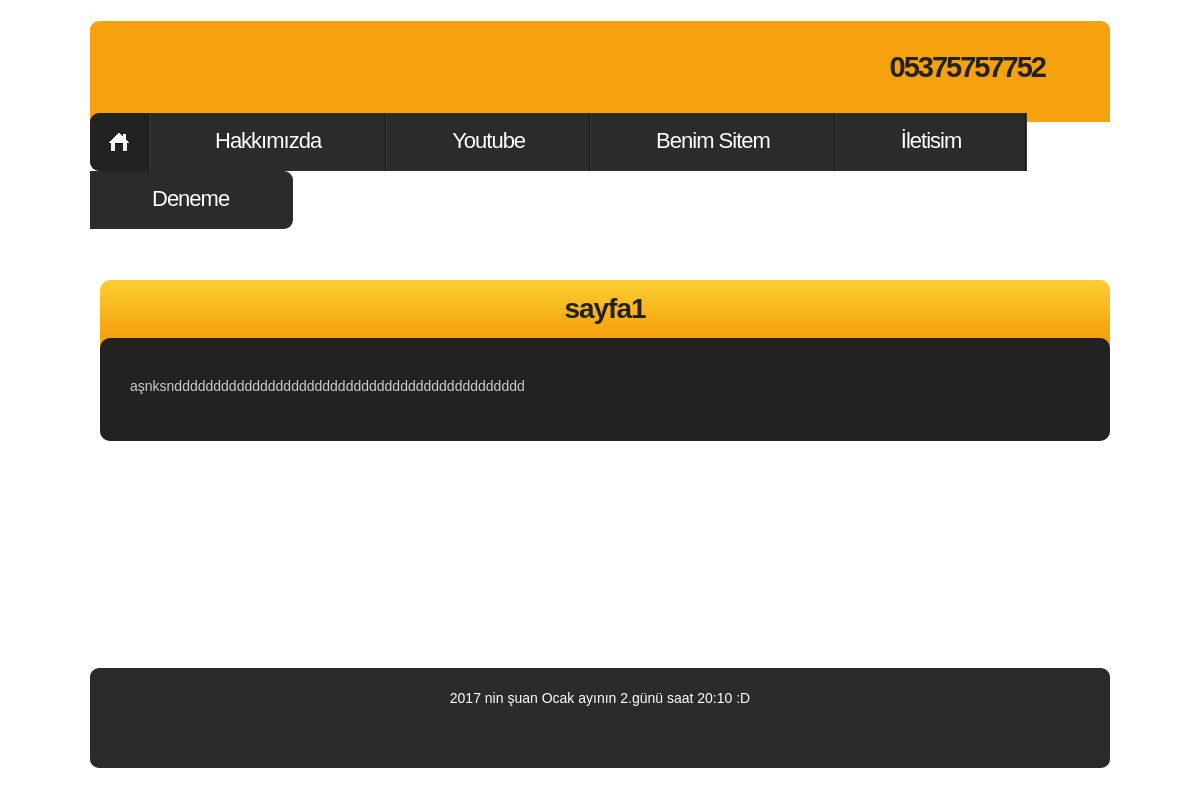
Page /sayfadetay.php?sayfa_id=1 on the committed database.
### tables this page shows
CREATE TABLE `ayarlar` (
  `ayar_id` int(11) NOT NULL,
  `ayar_logo` varchar(250) NOT NULL,
  `ayar_telefon` varchar(50) NOT NULL,
  `ayar_title` varchar(100) NOT NULL,
  `ayar_description` varchar(500) NOT NULL,
  `ayar_keywords` varchar(500) NOT NULL,
  `ayar_facebook` varchar(150) NOT NULL,
  `ayar_twitter` varchar(150) NOT NULL,
  `ayar_footer` varchar(500) NOT NULL,
  `ayar_adres` varchar(150) NOT NULL,
  `ayar_mail` varchar(150) NOT NULL,
  `ayar_fax` varchar(50) NOT NULL
);

CREATE TABLE `menuler` (
  `menu_id` int(11) NOT NULL,
  `menu_ad` varchar(50) NOT NULL,
  `menu_link` varchar(500) NOT NULL,
  `menu_yedek` varchar(50) NOT NULL
);

CREATE TABLE `sayfalar` (
  `sayfa_id` int(11) NOT NULL,
  `sayfa_tarih` datetime NOT NULL,
  `sayfa_ad` varchar(100) NOT NULL,
  `sayfa_icerik` text NOT NULL,
  `sayfa_sira` varchar(50) NOT NULL,
  `sayfa_anasayfa` varchar(50) NOT NULL DEFAULT '0'
);

### sayfadetay.php (the view, shortened to what this page needs)
<?php include 'header.php';
$sayfa_id=$_GET['sayfa_id'];
$sayfasor=mysql_query("select * from sayfalar where sayfa_id='$sayfa_id'");
$sayfacek=mysql_fetch_assoc($sayfasor);
 ?>
<aside>
<div class="wrapper">
    <div style="padding-top: 10px; padding-left: 10px" class="column-6">
          <div class="box">
            <div class="aligncenter">
              <h4><?php echo $sayfacek['sayfa_ad']; ?></h4>
            </div>
            <div class="box-bg maxheight">
              <div class="padding">
                <p><?php echo $sayfacek['sayfa_icerik']; ?></p>
              </div>
            </div>
          </div>
        </div>
</div></aside>
      <section id="content">
      <div class="block"></div>
    </section>
  </div>
</div>
<?php include 'footer.php';  ?>

### header.php (shortened to what this page needs)
<?php
      $ayarsor=mysql_query("select * from ayarlar");
      $ayarcek=mysql_fetch_assoc($ayarsor);
 ?>
<!DOCTYPE html>
<html lang="en">
<head>
<link rel="stylesheet" href="css/reset.css" type="text/css" media="screen">
<link rel="stylesheet" href="css/style.css" type="text/css" media="screen">
<link rel="stylesheet" href="css/layout.css" type="text/css" media="screen">
</head>
<body id="page1">
<div class="extra">
  <div class="main">
    <header>
      <div class="indent">
        <div class="row-top">
          <div class="wrapper">
            <h1><a href="index.html">Handyman</a></h1>
            <strong class="support"><?php echo $ayarcek['ayar_telefon']; ?></strong> </div>
        </div>
        <nav>
          <ul class="menu">
          <li><a class="active" href="index.php">Home</a></li>
          <?php $menusor=mysql_query("select * from menuler");
          $menusay=mysql_num_rows($menusor);
                $say=0;
                while ($menucek=mysql_fetch_assoc($menusor)){ $say++;?>
                <li class="<?php
                if ($menusay==$say) {
                  echo "last";
                }
                 ?>"><a href="<?php echo $menucek['menu_link'] ?>" target="_blank"><?php echo $menucek['menu_ad']; ?></a></li>
                <?php } ?>
          </ul>
        </nav>
      </div>
    </header>

### footer.php (shortened to what this page needs)
<footer>
  <div class="main">
    <div class="footer-bg">
      <?php echo $ayarcek['ayar_footer']; ?>
      <ul class="list-services">
        <li><a class="tooltips" href="<?php echo $ayarcek['ayar_facebook']; ?>"></a></li>
        <li class="item-1"><a class="tooltips" href="<?php echo $ayarcek['ayar_twitter']; ?>"></a></li>
      </ul>
    </div>
  </div>
</footer>
</body>
</html>

### css/style.css (style rules this page uses)
article, aside, audio, canvas, command, datalist, details, embed, figcaption, figure, footer, header, hgroup, keygen, meter, nav, output, progress, section, source, video { display:block }
html { width:100% }
body { font-family:Arial, Helvetica, sans-serif; font-size:100%; color:#222; min-width:1020px; background:#fff }
.main { width:1020px; padding:0; margin:0 auto; font-size:0.875em; line-height:1.785em }
a { color:#f6a20e; outline:none }
.wrapper { width:100%; overflow:hidden; position:relative }
p { margin-bottom:18px }
.aligncenter { text-align:center }
.indent { padding:21px 0 0; position:relative; overflow:hidden }
.menu li a, .link, .button, .button-2, h1 a { text-decoration:none }
header { width:100%; position:relative; z-index:2; }
.row-top { width:100%; min-height:101px; background:url(../images/row-top-tail.gif) left top repeat-x #f6a20e; border-radius:9px 9px 0 0; -moz-border-radius:9px 9px 0 0; -webkit-border-radius:9px 9px 0 0; position:relative; overflow:hidden; z-index:1; }
h1 { float:left; padding:30px 0 0 59px; position:relative; }
h1 a { display:block; width:218px; height:32px; text-indent:-9999px; background:url(../images/logo.png) 0 0 no-repeat; }
.support { display:block; font-size:29px; line-height:1.2em; padding:29px 65px 0 30px; letter-spacing:-2px; background:url(../images/pic-1.png) 0 32px no-repeat; float:right; }
.menu { padding:0 0 0 0; width:100%; margin-top:-9px; position:relative; z-index:2; }
.menu li { float:left; position:relative; padding-right:2px; background:url(../images/menu-spacer.gif) right top repeat-y; }
.menu li.last { background:none; padding:0 }
.menu li a { display:block; font-size:22px; font-weight:400; line-height:2em; padding:6px 64px 8px 65px; color:#fff; text-transform:capitalize; letter-spacing:-1px; background:#2b2b2b; }
.menu li:first-child a { padding:6px 0 8px; width:58px; text-indent:-9999px; background:url(../images/menu-home-icon.png) center center no-repeat #2b2b2b; border-radius:9px 0 0 9px; -moz-border-radius:9px 0 0 9px; -webkit-border-radius:9px 0 0 9px; }
.menu li.last a { padding:6px 64px 8px 62px; border-radius:0 9px 9px 0; -moz-border-radius:0 9px 9px 0; -webkit-border-radius:0 9px 9px 0; }
.menu li a.active, .menu > li > a:hover { background-color:#222 }
aside { width:100%; padding:21px 0; }
#content { width:100%; padding:20px 0; position:relative; z-index:1; }
h4 { font-size:28px; line-height:58px; color:#222; letter-spacing:-1px; }
.box { width:100%; color:#ccc; background:url(../images/box-title-tail.gif) left top repeat-x #f6a20e; border-radius:10px; -moz-border-radius:10px; -webkit-border-radius:10px; }
.box .padding { padding:25px 10px 0 30px }
.box-bg { width:100%; padding-bottom:24px; background:url(../images/box-tail.gif) left top repeat-x #222; border-radius:10px; -moz-border-radius:10px; -webkit-border-radius:10px; }
footer { width:100%; height:132px; color:#fff; text-align:center; position:relative; overflow:hidden; z-index:9; }
.footer-bg { width:100%; padding:18px 0 25px; background:#2b2b2b; border-radius:9px; -moz-border-radius:9px; -webkit-border-radius:9px; }
.list-services { padding:0; width:112px; margin:0 auto; overflow:hidden; }
.list-services li { float:left; padding:0 0 0 8px; }
.list-services li:first-child { padding:0 }
.list-services li a { display:block; width:32px; height:32px; text-indent:-9999px; background:url(../images/social-icons.png) 0 0 no-repeat; }
.list-services li.item-1 a { background-position:-40px 0 }
.block { height:132px }
.extra { min-height:100%; height:auto !important; height:100%; margin: 0 auto -132px; position:relative; overflow:hidden; }
html, body { height:100% }

### css/layout.css (style rules this page uses)
#page1 .indent { padding:21px 0 20px }
#page1 #content { padding:10px 0 33px }
#page1 .box .padding { padding:18px 10px 0 30px }

### rows in the picture
ayarlar: ayar_telefon "05375757752", ayar_footer "2017 nin şuan Ocak ayının 2.günü saat 20:10 :D"
menuler: menu_ad "Hakkımızda"
menuler: menu_ad "Youtube"
menuler: menu_ad "Benim Sitem"
menuler: menu_ad "İletisim"
menuler: menu_ad "Deneme"
sayfalar: sayfa_ad "sayfa1", sayfa_icerik "aşnksnddddddddddddddddddddddddddddddddddddddddddddd"
